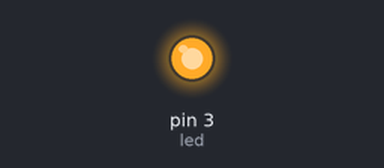
The sketch below on a simulated Arduino Uno, built with avr-gcc and run on an emulated ATmega328P. On the bench: output pins drawn as LEDs (lit = HIGH).

Above: at 0.1 s.
At 2.3 s:
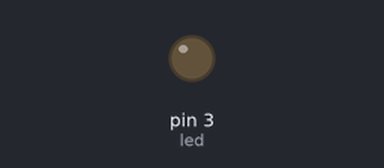
Timing chart, 0 to 3.8 s (numbered marks = the images above):
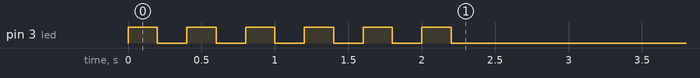

The sketch:

OccupancyGateway2.ino
```cpp
// Gateway/ data aggregator for occupancy sensors

/*----------------------------------------------------------------------------
   NRF24 connections
   http://arduino-info.wikispaces.com/Nrf24L01-2.4GHz-HowTo
   1 - GND
   2 - VCC 3.3V  *** (5V allowed Only if you are using the NRF base module)
   3 - CE   to Arduino pin 7
   4 - CSN  to Arduino pin 8
   5 - SCK  to Arduino pin 13
   6 - MOSI to Arduino pin 11
   7 - MISO to Arduino pin 12
   8 - IRQ (UNUSED)
 ---------------------------------------------------------------------------- */
#include <SPI.h>       // bundled with Arduino IDE
#include "Timer.h"    // Simon Monk:  http://www.simonmonk.org
#include "RF24.h"    // TMRH2o : https://github.com/TMRh20/RF24
#include "RF24Network.h"  // http://tmrh20.github.io/RF24Network/
#include "RF24Mesh.h"    // http://tmrh20.github.io/RF24Mesh/4.h"

// *** increment the following node id before burning it to every gateway: ***
#define gatewayID   1

Timer T;
RF24 radio(7, 8); // (CE, CS pins)
RF24Network network(radio);
RF24Mesh mesh(radio, network);
const byte led = 3;    // active low

struct {
    byte node_id;   // 1 to 255
    byte occupied;
    unsigned int temperature;
    unsigned int humidity;
} status_payload;

struct {
    char command;        // command name;  TODO: implement manual commands
    unsigned int value;  // some parameter, in the context of the command
} command_payload;

// unsigned long tick_interval = 12000UL; // cmd interval in milliSec

void setup()
{
    pinMode (led, OUTPUT);
    blinker();
    Serial.begin (9600);
    //Serial.println(F("NRF24 Gateway receiver starting.."));
    // node ID 0 is reserved for the master
    mesh.setNodeID(0);
    //Serial.print(F("This is the Mesh Master: Node #0"));  // print 0 for octal prefix
    //Serial.println(mesh.getNodeID());  // read back that id
    // Connect to the mesh
    mesh.begin();
    //Serial.println("Mesh started...");
    //T.every(tick_interval, tick);  // start software timer
}

void loop()
{
    T.update();
    mesh.update();   // keep the network updated
    mesh.DHCP();     // keep the 'DHCP service' running on the master
    while(network.available()) {
        read_data();
        toggle();
        upload_to_cloud ();
    }
}

RF24NetworkHeader header;
void read_data() {
    network.read(header, &status_payload, sizeof(status_payload));
    //Serial.print (F("Packet from: 0"));  // 0 is for octal prefix
    //Serial.print (header.from_node, OCT);
}

char data_str[32];
void upload_to_cloud () {
    sprintf (data_str, "[g%d,n%d,s%d,t%d,h%d]\n",
            gatewayID, status_payload.node_id,
            status_payload.occupied, status_payload.temperature,
            status_payload.humidity);
    Serial.print(data_str);
}

void blinker() {
    for (int i=0; i<6; i++) {
        digitalWrite(led, 1);
        delay(200);
        digitalWrite(led, 0);
        delay(200);
    }
}

boolean flag = 0;
void toggle() {
    digitalWrite(led, flag);
    flag = !flag;
}
```
